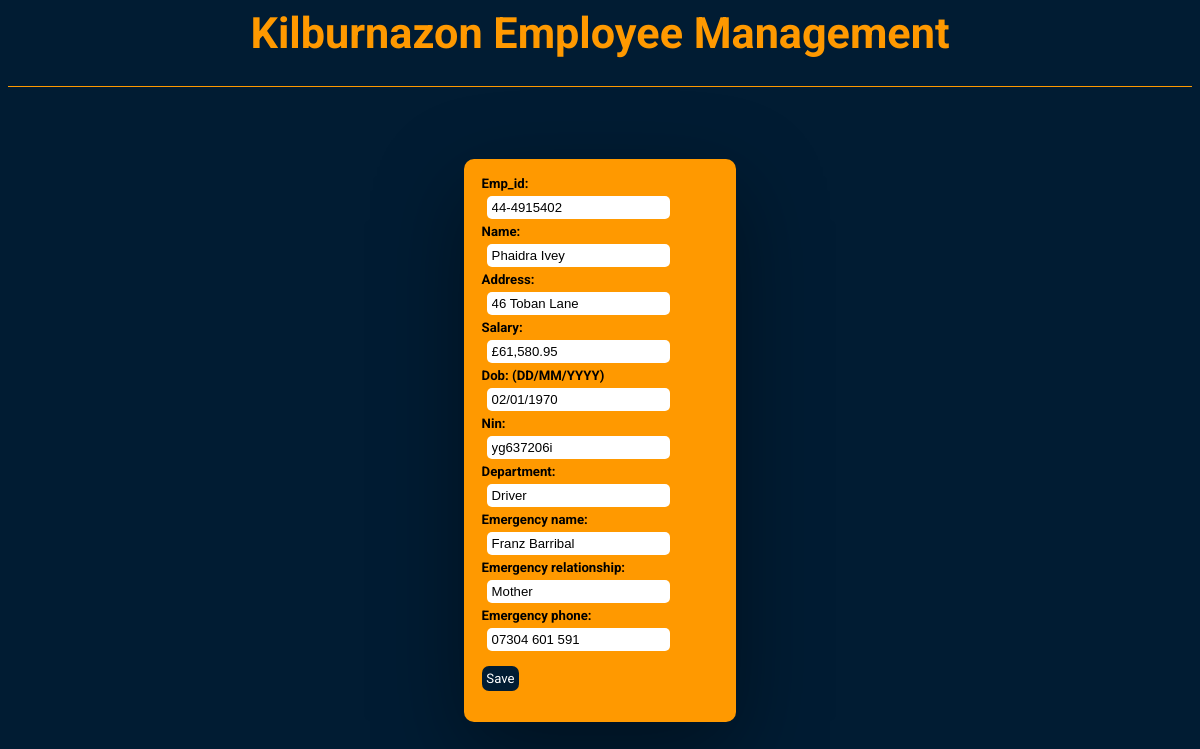
The page /Kilburnazon/edit_emp.php?action=edit&id=61 on the database its author committed.
### tables this page shows
CREATE TABLE `Employee` (
  `emp_id` int(11) NOT NULL,
  `emp_num` varchar(30) NOT NULL,
  `emp_name` varchar(30) NOT NULL,
  `emp_address` varchar(30) NOT NULL,
  `emp_birthdate` varchar(30) NOT NULL,
  `emp_NIN` varchar(30) NOT NULL,
  `emp_salary` varchar(30) NOT NULL,
  `emp_emergname` varchar(30) NOT NULL,
  `emp_emergrelation` varchar(30) NOT NULL,
  `emp_emergphone` varchar(30) NOT NULL,
  `dep_id` int(11) NOT NULL,
  `boss_id` varchar(11) DEFAULT NULL,
  `workspace_id` int(11) DEFAULT NULL
);

### Kilburnazon/edit_emp.php (the view, shortened to what this page needs)
<?php
    include "connection.php"
?>
<html>
<head>
<link rel="stylesheet" href="style.css">
</head>
<body>
<div class = "title"><h1> <a href="index.php">  Kilburnazon Employee Management</a> </h1></div>
<div class = "add_main">
    <div class = "add">
        <?php
        if ($_GET["action"] == "edit") {
            $result = mysqli_query($conn, "SELECT * FROM `Employee` WHERE `emp_id`='{$_GET['id']}';");
        }
            $result = mysqli_fetch_assoc($result);
        ?>
        <form action="" method="POST">
            <label for="emp_num">Emp_id:</label> <br>
            <input type="text" name = "emp_num" value = '<?php echo $result["emp_num"] ?>'><br>
            <label for="emp_name">Name:</label>  <br>
            <input type="text" name="emp_name" value = "<?php echo $result['emp_name'] ?>"><br>
            <label for="emp_address">Address:</label>   <br>
            <input type="text" name="emp_address" value = "<?php echo $result['emp_address'] ?>"><br>
            <label for="emp_salary">Salary:</label>   <br>
            <input type="text" name="emp_salary" value = "<?php echo $result['emp_salary']?>"><br>
            <label for="emp_birthdate">Dob: (DD/MM/YYYY)</label>   <br>
            <input type="text" name="emp_birthdate" value = "<?php echo $result['emp_birthdate'] ?>"><br>
            <label for="emp_NIN">Nin:</label>   <br>
            <input type="text" name="emp_NIN" value = "<?php echo $result['emp_NIN'] ?>"><br>
            <?php
                switch($result['dep_id']){
                    case 3:
                        $dep_name = "Driver";
                        break;
                }
            ?>
            <label for="dep">Department:</label>   <br>
            <input type="text" name="dep" value = "<?php echo $dep_name ?>"><br>
            <label for="emp_emergname">Emergency name:</label>  <br>
            <input type="text" name="emp_emergname" value = "<?php echo $result['emp_emergname'] ?>"><br>
            <label for="emp_emergrelation">Emergency relationship:</label>   <br>
            <input type="text" name="emp_emergrelation" value = "<?php echo $result['emp_emergrelation'] ?>"><br>
            <label for="emp_emergphone">Emergency phone:</label>   <br>
            <input type="text" name="emp_emergphone" value = "<?php echo $result['emp_emergphone'] ?>"><br>
            <button type = "submit" name = "save"> Save</button>
        </form>
    </div>
</div>
</body>
</html>

### Kilburnazon/style.css (style rules this page uses)
.title { width: 100%; height: 10%; font-size: 1.8vw; text-align: center; color: #FF9900; border-bottom: 1px solid #FF9900; transition: all 250ms; }
body { background-color: #011c33; font-family: 'Roboto', sans-serif; }
a { color: inherit; text-decoration: none; }
.add_main { width: 100%; display: flex; justify-content: center; align-items: center; height: 90%; }
.add { background-color: #FF9900; width: 20%; padding: 1.5%; font-size: 1.1vw; border-radius: 10px; box-shadow: rgba(0, 0, 0, 0.4) 0px 30px 90px; }
.add_main input { font-size: 1.1vw; margin: 5px; border-radius: 5px; border: none; padding-left: 5px; padding-bottom: 4px; padding-top: 4px; }
.add_main label { font-weight: bold; }
.add_main button { all:unset; }
.add_main button { background-color: #011c33; color: white; padding: 2%; border-radius: 7px; margin-top: 10px; cursor: pointer; transition: .25s; }

### rows shown on the page
employee: emp_num "44-4915402", emp_name "Phaidra Ivey", emp_address "46 Toban Lane", emp_salary "£61,580.95", emp_birthdate "02/01/1970", emp_NIN "yg637206i", dep "Driver", emp_emergname "Franz Barribal", emp_emergrelation "Mother", emp_emergphone "07304 601 591"
